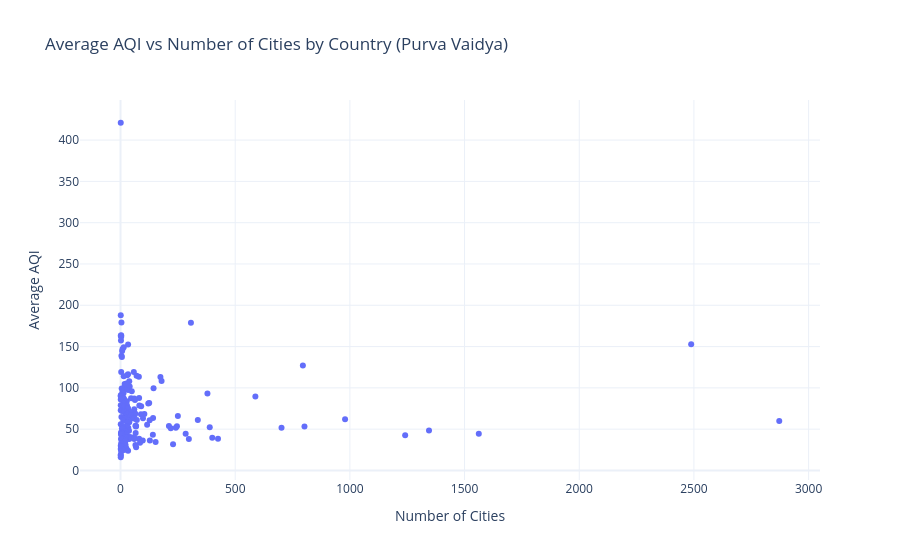

The notebook cell saved with this chart:
### Code cell
country_data = (
    df.groupby("Country", as_index=False)
    .agg(
        Average_AQI=("AQI Value", "mean"),
        Number_of_Cities=("City", "nunique")
    )
    .sort_values("Average_AQI", ascending=False)
)

fig = px.scatter(
    country_data,
    x="Number_of_Cities",
    y="Average_AQI",
    hover_name="Country",
    title="Average AQI vs Number of Cities by Country (Purva Vaidya)",
    labels={
        "Number_of_Cities": "Number of Cities",
        "Average_AQI": "Average AQI"
    }
)

fig.update_layout(
    template="plotly_white"
)

fig.show()

### Figure 1 — Plotly figure (JSON) as saved in the notebook; plotly's stock layout.template omitted (floating-point values rounded to 4 significant figures; data arrays with more than 128 entries replaced by an {"elided": "..."} marker saying what was removed)
{"data": [{"hovertemplate": "<b>%{hovertext}</b><br><br>Number of Cities=%{x}<br>Average AQI=%{y}<extra></extra>", "hovertext": {"elided": "175 str values"}, "legendgroup": "", "marker": {"color": "#636efa", "symbol": "circle"}, "mode": "markers", "name": "", "orientation": "v", "showlegend": false, "type": "scatter", "x": {"elided": "175 int values"}, "xaxis": "x", "y": {"elided": "175 float values"}, "yaxis": "y"}], "layout": {"legend": {"tracegroupgap": 0}, "title": {"text": "Average AQI vs Number of Cities by Country (Purva Vaidya)"}, "xaxis": {"anchor": "y", "domain": [0, 1], "title": {"text": "Number of Cities"}}, "yaxis": {"anchor": "x", "domain": [0, 1], "title": {"text": "Average AQI"}}}}
